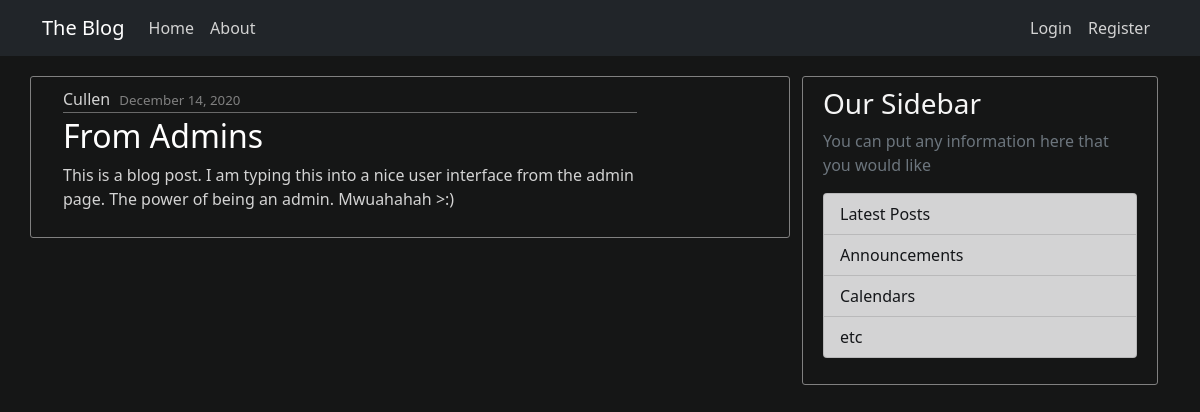
The app's page /post/4/ with its own data.
### blog/models.py (models this page shows, shortened)
class Post(models.Model):
    title = models.CharField(max_length=100)
    content = models.TextField()
    date_posted = models.DateTimeField(default=timezone.now)
    author = models.ForeignKey(User, on_delete=models.CASCADE)  # on_delete here deletes all posts of user too
    class Meta:
        ordering = ['-date_posted']

### blog/views.py (the view)
# urls.py: path('post/<pk>/', PostDetailView.as_view(), name="post-detail"),
class PostDetailView(DetailView):
    model = Post

### blog/templates/blog/post_detail.html (shortened to what this page needs)
{% extends 'blog/base.html' %}
{% block content %}
    <article class="media content-section row">
        <div class="media-body col-md-10">
            <div class="article-metadata">
                <a class="mr-2" href="#">{{ object.author }}</a>
                <span class="small">{{ object.date_posted|date:"F j, Y" }}</span>
            </div>
            <h2 class="article-title">{{ object.title }}</h2>
            <p class="article-content">{{ object.content }}</p>
        </div>
    </article>
{% endblock %}

### blog/static/blog/main.css (style rules this page uses)
body { background: #151616; color: lightgrey; }
h1, h2, h3, h4, h5, h6 { color: whitesmoke; }
.content-section { background: #151616; padding: 10px 20px; border: 1px solid grey; border-radius: 3px; margin-bottom: 20px; }
.article-title { color: white; text-decoration: none; }
.article-metadata { padding-bottom: 1px; margin-bottom: 4px; border-bottom: 1px solid dimgrey; }
.mr-2 { color: lightgrey; text-decoration: none; }
.small { font-size: smaller; color: grey; padding-left: 5px; }

### records on screen
Post: author "Cullen", date_posted "December 14, 2020", title "From Admins", content "This is a blog post. I am typing this into a nice user interface from the admin page. The power of being an admin. Mwuahahah >:)"
